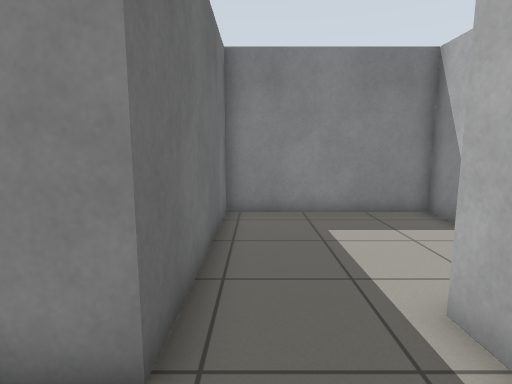
View 1 (above)

12 first-person views from a walk through a robot-simulator world made for Gazebo. The camera is 1 m above the floor, tilts 8° down and sees 80° across. The floor is counted in squares, 0.5 m on a side. Each view is taken from the middle of a square. On the plan, view 1 faces up. The plan holds only what a view shows up to about 17 squares ahead; the rest is blank.

View 2
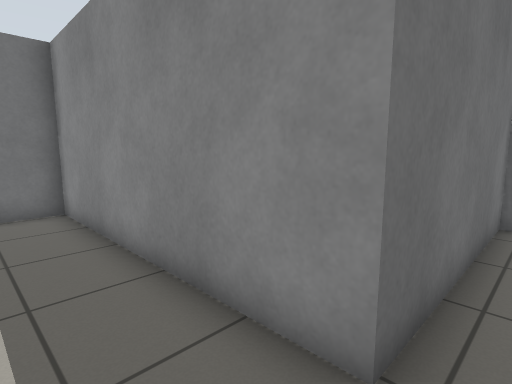

View 3
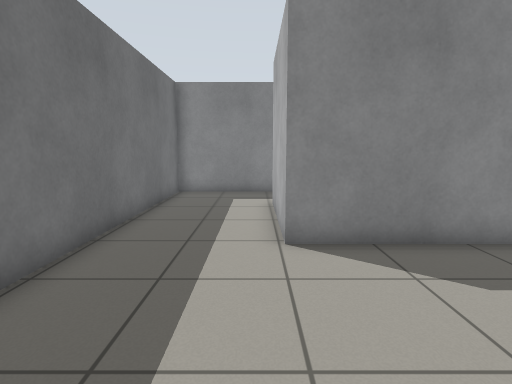

View 4
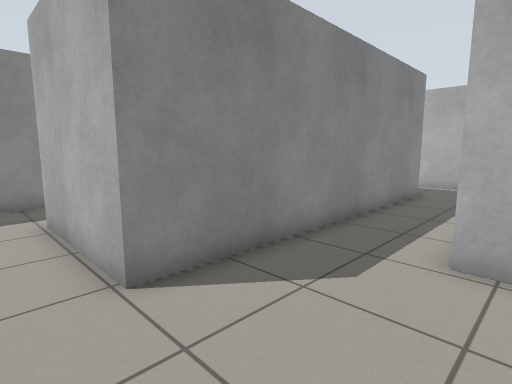

View 5
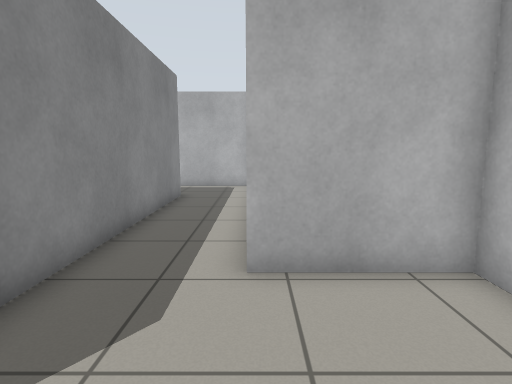

View 6
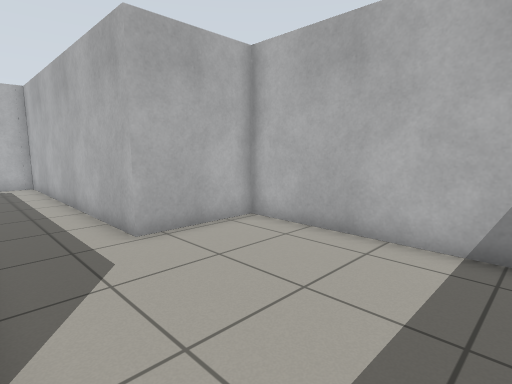

View 7
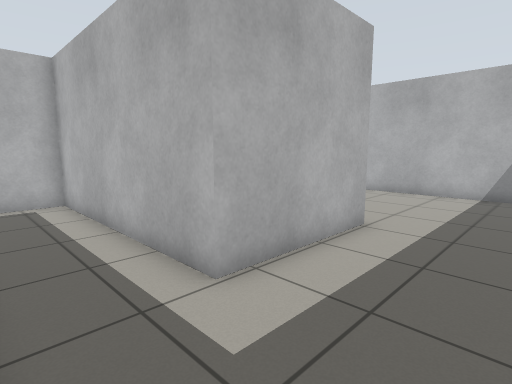

View 8
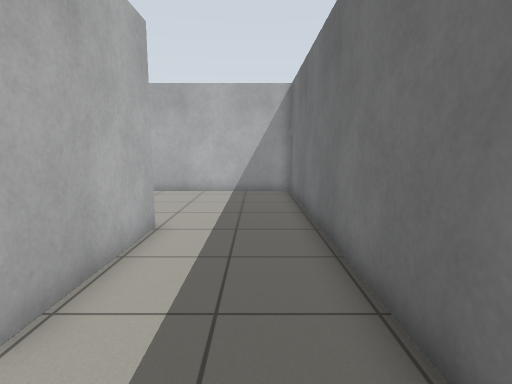

View 9
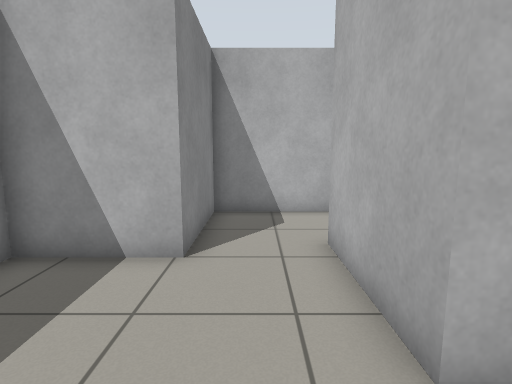

View 10
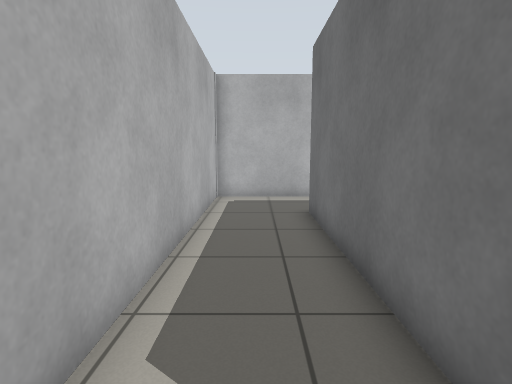

View 11
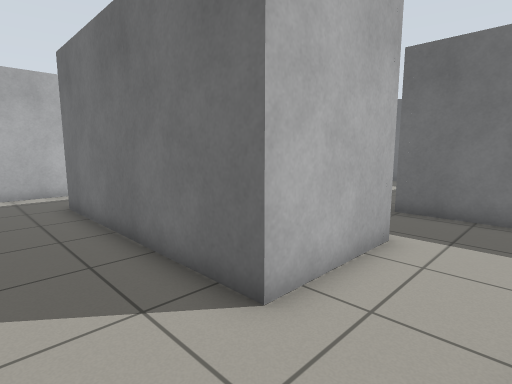

View 12
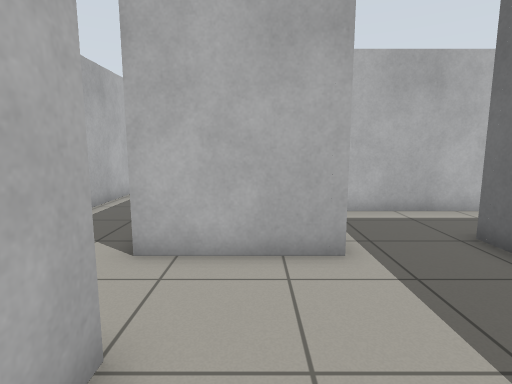

### Floor plan
Ten units are one square. View 1 is at (0, 0); x grows to the right and y downward. Boxes are objects, and circles mark ways between rooms. Rooms are numbered by the first view taken in them; rooms with no view inside come last. Other rooms are left out.
<svg viewBox="-111 -100 212 231">
<path fill="none" stroke="#000" d="M23 -25 23 -35M-9 -34 -9 -24 -106 -24 -106 126 -23 126 -23 89 96 89 96 -63 54 -63M63 -35 63 57 -64 57 -64 7 23 7 23 -10M54 -63 54 -95 -9 -95 -9 -34M23 -35 63 -35"/>
<circle cx="10" cy="-30" r="3" fill="#2a7"/>
<circle cx="60" cy="-50" r="3" fill="#2a7"/>
<text x="-10" y="60">1</text>
<text x="20" y="-70">2</text>
</svg>
Room 1 opens to room 2.

Where each view was taken, in squares from view 1:
view 1: 0 up, 0 right, facing up
view 2: 0 up, 0 right, facing up-left
view 3: 12 down, 7 left, facing up
view 4: 10 down, 8 left, facing up-right
view 5: 9 down, 7 left, facing right
view 6: 6 down, 9 left, facing down-right
view 7: 2 up, 10 left, facing down-right
view 8: 2 up, 9 left, facing down
view 9: 5 up, 0 right, facing right
view 10: 4 up, 8 right, facing down
view 11: 6 up, 9 right, facing down-left
view 12: 9 up, 4 right, facing down
